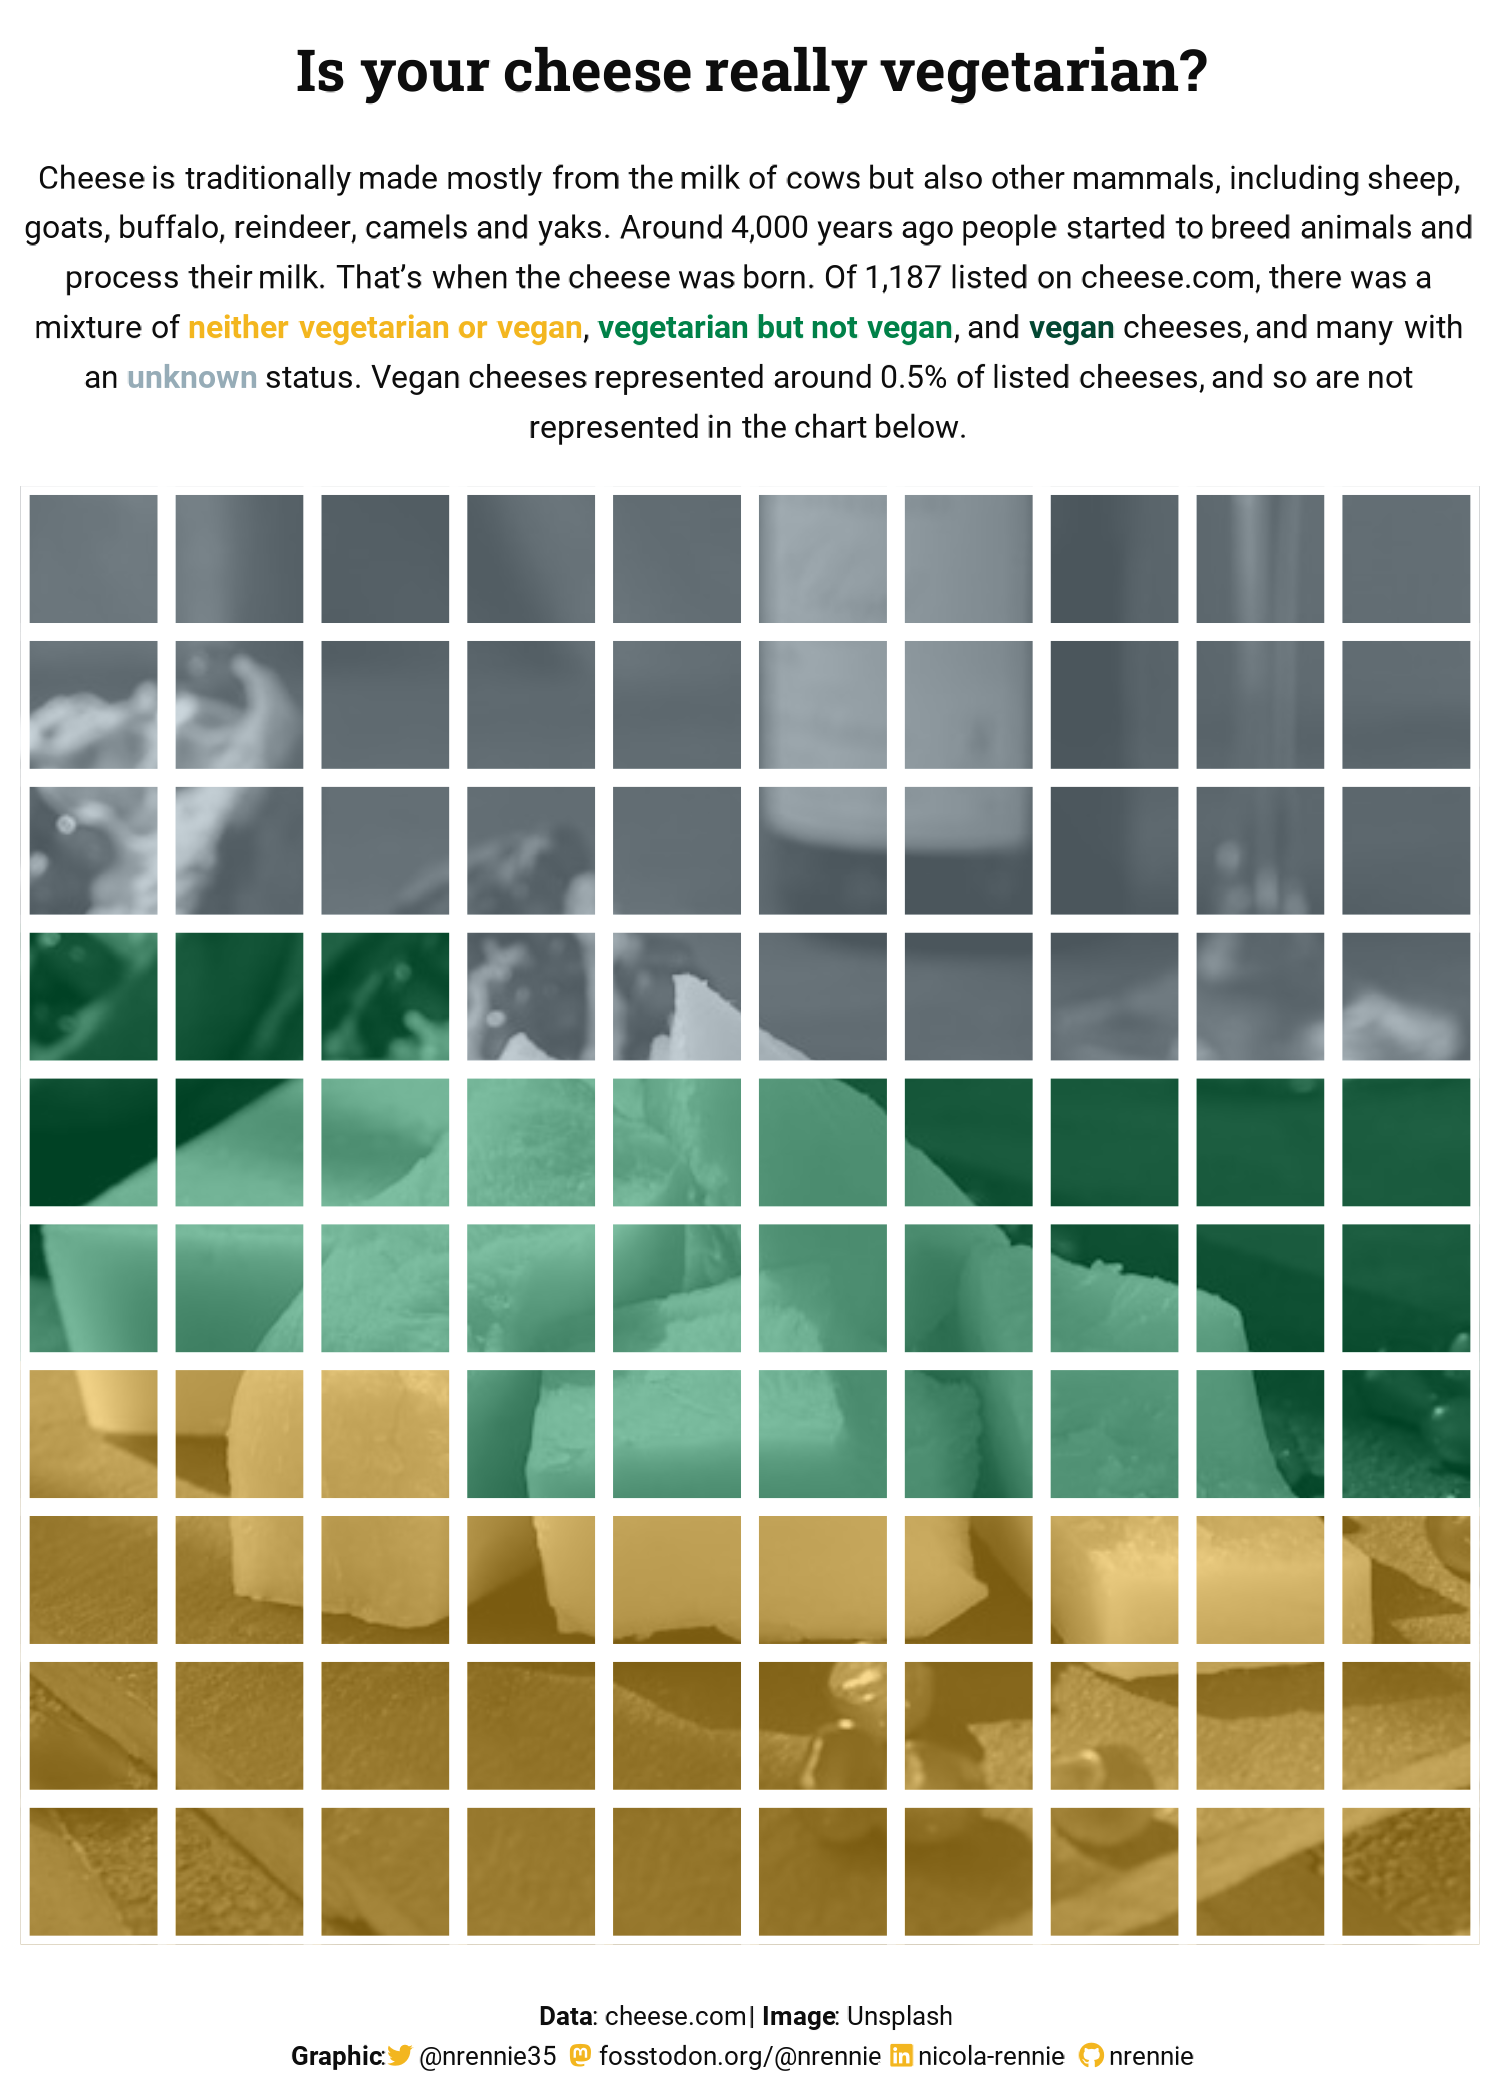

Reproduce this figure in R.

# Load packages -----------------------------------------------------------

library(tidyverse)
library(showtext)
library(camcorder)
library(ggtext)
library(nrBrand)
library(glue)
library(ggimage)


# Load data ---------------------------------------------------------------

tuesdata <- tidytuesdayR::tt_load("2024-06-04")
cheeses <- tuesdata$cheeses


# Load fonts --------------------------------------------------------------

font_add_google("Roboto", "roboto")
font_add_google("Roboto Slab", "roboto_slab")
showtext_auto()

body_font <- "roboto"
title_font <- "roboto_slab"


# Define colours ----------------------------------------------------------

bg_col <- "white"
text_col <- "grey5"
col_palette <- c("#F3B61F", "#008148", "#034732", "#96ACB7")
names(col_palette) <- c(
  "Neither vegetarian or vegan",
  "Vegetarian but not vegan",
  "Vegan",
  "Unknown"
)

highlight_col <- col_palette[1]
  
# Data wrangling ----------------------------------------------------------

# From: https://github.com/hrbrmstr/waffle/blob/master/R/utils.r
round_preserve_sum <- function(x, digits = 0) {
  up <- 10^digits
  x <- x * up
  y <- floor(x)
  indices <- tail(order(x - y), round(sum(x)) - sum(y))
  y[indices] <- y[indices] + 1
  y / up
}

cheese_data <- cheeses |> 
  mutate(
    type = case_when(
      !vegan & !vegetarian ~ "Neither vegetarian or vegan",
      !vegan & vegetarian ~ "Vegetarian but not vegan",
      vegan & vegetarian ~ "Vegan",
      is.na(vegan) & is.na(vegetarian) ~ "Unknown"
    )
  ) |> 
  count(type) |> 
  mutate(p = n / sum(n),
         p = 100 * round_preserve_sum(p, digits = 2)) |> 
  mutate(
    type = factor(type, levels = c(
      "Neither vegetarian or vegan",
      "Vegetarian but not vegan",
      "Vegan",
      "Unknown"
    ))
  ) |> 
  arrange(type)
  
plot_data <- cheese_data |> 
  select(-n) |> 
  uncount(p) |> 
  mutate(
    x = rep(1:10, times = 10),
    y = rep(1:10, each = 10)
  ) 


# Start recording ---------------------------------------------------------

gg_record(
  dir = file.path("2024", "2024-06-04", "recording"),
  device = "png",
  width = 5,
  height = 7,
  units = "in",
  dpi = 300
)


# Define text -------------------------------------------------------------

social <- nrBrand::social_caption(
  bg_colour = bg_col,
  icon_colour = highlight_col,
  font_colour = text_col,
  font_family = body_font
)
title <- "Is your cheese really vegetarian?"
st <- glue::glue("Cheese is traditionally made mostly from the milk of cows but also other 
mammals, including sheep, goats, buffalo, reindeer, camels and yaks. Around 4,000 
years ago people started to breed animals and process their milk. That's 
when the cheese was born. Of {format(nrow(cheeses), big.mark = ',')} cheeses listed on cheese.com, there was a 
mixture of 
<span style='color:{col_palette[[1]]}'>**{str_to_lower(names(col_palette)[1])}**</span>, 
<span style='color:{col_palette[[2]]}'>**{str_to_lower(names(col_palette)[2])}**</span>, and
<span style='color:{col_palette[[3]]}'>**{str_to_lower(names(col_palette)[3])}**</span> cheeses, 
and many with an <span style='color:{col_palette[[4]]}'>**{str_to_lower(names(col_palette)[4])}**</span> status. 
Vegan cheeses represented around 0.5% of listed cheeses, and so are not represented in the chart below.")
# what perc of known not vege
# unknown rephrase

cap <- paste0(
  "**Data**: cheese.com | **Image**: Unsplash <br>**Graphic**:", social
)



# Image -------------------------------------------------------------------

# From https://unsplash.com/photos/sliced-cheese-on-black-plate-beside-wine-glass-jeAjT87nbjM


# Plot --------------------------------------------------------------------

ggplot() +
  # add cheese photo
  geom_image(
    data = slice_head(plot_data, n = 1),
    aes(
      x = 5.5,
      y = 5.5,
      image = "2024/2024-06-04/cheese.jpg"
    ),
    size = 1.1
  ) +
  # heatmap
  geom_tile(
    data = plot_data,
    mapping = aes(
      x = x, y = y, fill = type
    ),
    colour = bg_col,
    linewidth = 2,
    alpha = 0.5
  ) +
  # styling
  scale_fill_manual(values = col_palette, drop = FALSE) +
  coord_fixed(expand = FALSE) +
  labs(title = title,
       subtitle = st,
       caption  = cap) +
  theme_void(base_family = body_font, base_size = 24) +
  theme(
    legend.position = "none",
    plot.margin = margin(5, 5, 5, 5),
    plot.background = element_rect(fill = bg_col, colour = bg_col),
    panel.background = element_rect(fill = bg_col, colour = bg_col),
    plot.title = element_textbox_simple(
      colour = text_col,
      hjust = 0.5,
      halign = 0.5,
      margin = margin(b = 0, t = 5),
      lineheight = 0.5,
      family = title_font,
      face = "bold",
      size = rel(1.8)
    ),
    plot.subtitle = element_textbox_simple(
      colour = text_col,
      hjust = 0.5,
      halign = 0.5,
      margin = margin(b = 10, t = 15),
      lineheight = 0.5,
      family = body_font
    ),
    plot.caption = element_textbox_simple(
      colour = text_col,
      hjust = 0.5,
      halign = 0.5,
      margin = margin(b = 0, t = 15),
      lineheight = 0.5,
      family = body_font
    )
  )


# Save gif ----------------------------------------------------------------

gg_playback(
  name = file.path("2024", "2024-06-04", paste0("20240604", ".gif")),
  first_image_duration = 4,
  last_image_duration = 20,
  frame_duration = .25,
  background = bg_col
)
